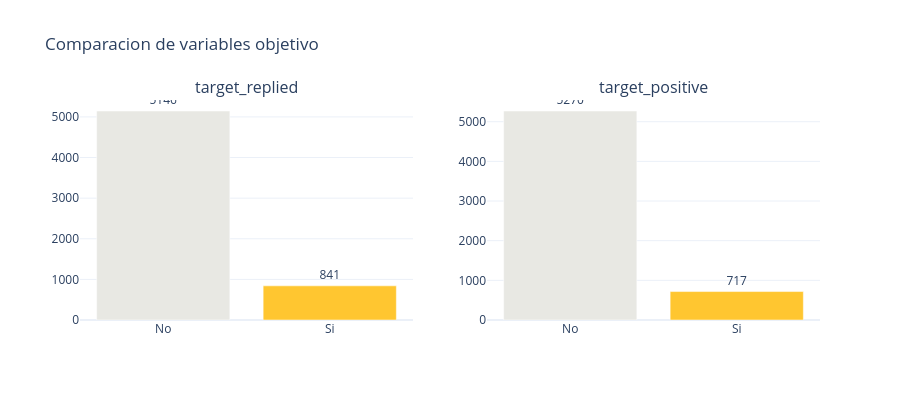

The cell this chart's notebook holds for it:
### Markdown cell above
### target_replied vs target_positive

`target_replied` captura **cualquier** respuesta (incluidas negativas como *Not Interested* o *Wrong Person*).  
`target_positive` excluye esas respuestas negativas, modelando solo la probabilidad de una respuesta **útil** para el negocio.

### Code cell
# Comparacion target_replied vs target_positive
fig = make_subplots(rows=1, cols=2, specs=[[{'type': 'bar'}, {'type': 'bar'}]],
                    subplot_titles=['target_replied', 'target_positive'])

for col_idx, col_name in enumerate(['target_replied', 'target_positive'], 1):
    counts = df[col_name].value_counts().sort_index()
    fig.add_trace(
        go.Bar(x=['No', 'Si'], y=counts.values,
               marker_color=['#E8E8E3', '#FFC630'],
               text=counts.values, textposition='outside'),
        row=1, col=col_idx
    )

fig.update_layout(
    title='Comparacion de variables objetivo',
    showlegend=False, height=400,
    template='plotly_white'
)
fig.show()

# Resumen numerico
n = len(df)
replied = df['target_replied'].sum()
positive = df['target_positive'].sum()
reclassified = replied - positive
print(f'target_replied:  {replied:,} respuestas ({replied/n:.1%})')
print(f'target_positive: {positive:,} respuestas utiles ({positive/n:.1%})')
print(f'Reclasificados como negativos: {reclassified:,} ({reclassified/replied:.1%} de las respuestas)')

### Figure 1 — Plotly figure (JSON) as saved in the notebook; plotly's stock layout.template omitted (floating-point values rounded to 4 significant figures)
{"data": [{"marker": {"color": ["#E8E8E3", "#FFC630"]}, "text": [5146.0, 841.0], "textposition": "outside", "type": "bar", "x": ["No", "Si"], "xaxis": "x", "y": [5146, 841], "yaxis": "y"}, {"marker": {"color": ["#E8E8E3", "#FFC630"]}, "text": [5270.0, 717.0], "textposition": "outside", "type": "bar", "x": ["No", "Si"], "xaxis": "x2", "y": [5270, 717], "yaxis": "y2"}], "layout": {"annotations": [{"font": {"size": 16}, "showarrow": false, "text": "target_replied", "x": 0.225, "xanchor": "center", "xref": "paper", "y": 1.0, "yanchor": "bottom", "yref": "paper"}, {"font": {"size": 16}, "showarrow": false, "text": "target_positive", "x": 0.775, "xanchor": "center", "xref": "paper", "y": 1.0, "yanchor": "bottom", "yref": "paper"}], "height": 400, "showlegend": false, "title": {"text": "Comparacion de variables objetivo"}, "xaxis": {"anchor": "y", "domain": [0.0, 0.45]}, "xaxis2": {"anchor": "y2", "domain": [0.55, 1.0]}, "yaxis": {"anchor": "x", "domain": [0.0, 1.0]}, "yaxis2": {"anchor": "x2", "domain": [0.0, 1.0]}}}
